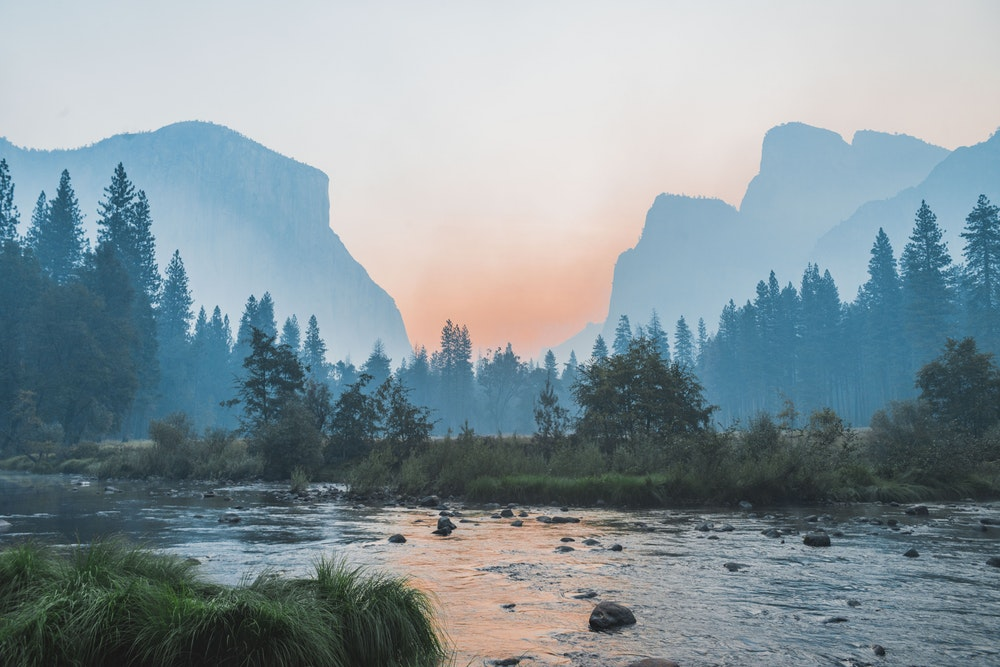
#> input picture 电脑视觉原理/Lab3/photo.jpg, 1000 x 667 px
$ python lab3.py
#> lines starting #> are read from the running program, lines starting #| are printed output that depends on the picture
import numpy as np
import cv2
import matplotlib.pyplot as plt

image = cv2.imread('photo.jpg',cv2.IMREAD_GRAYSCALE)
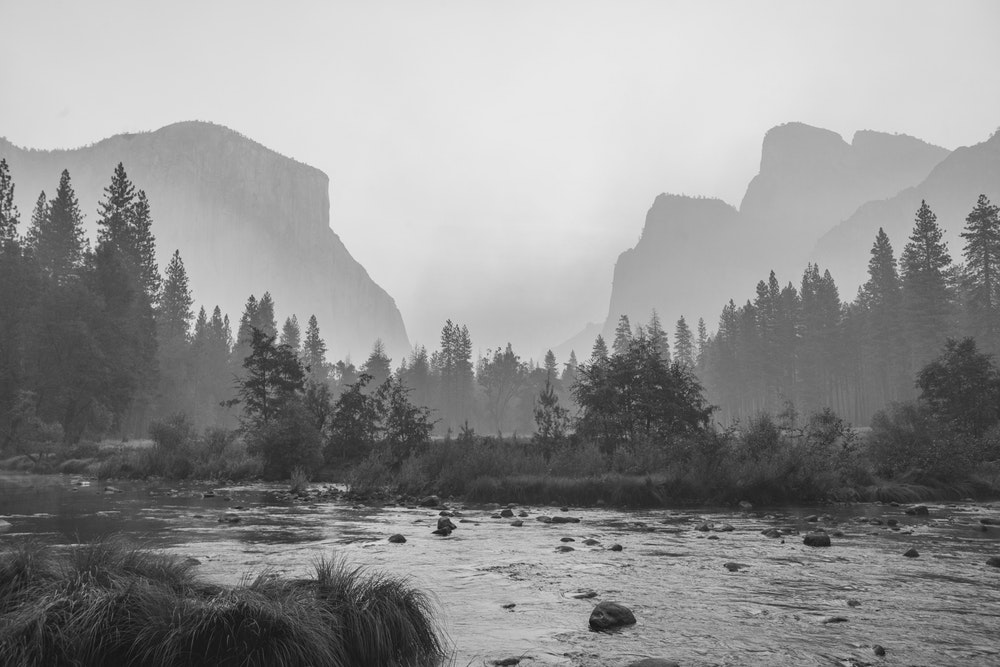
#> image: shape (667, 1000); min 11, max 235, mean 145

x = image.shape
#> x = (667, 1000)
weight = x[0]
#> weight = 667
height = x[1]
#> height = 1000
n = [0] * 256

for i in range(0, weight):
    for j in range(0, height):
        n[image[i, j]] += 1

print(n)
#> (printed output is left out)
plt.bar(range(0,256),n)
plt.savefig('106502601.png')
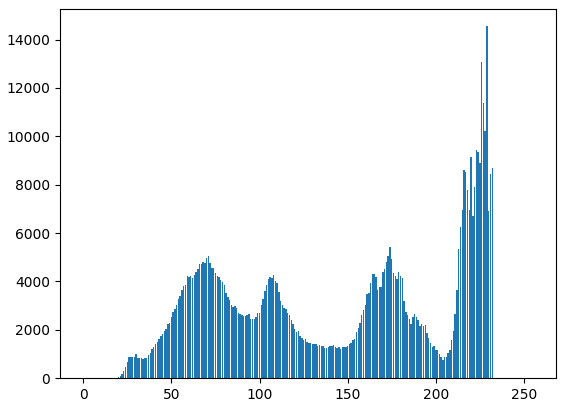
#> figure drawn by matplotlib, 1 panel; tallest bar 14554 high, from x = 228.6 to 229.4
plt.show()
